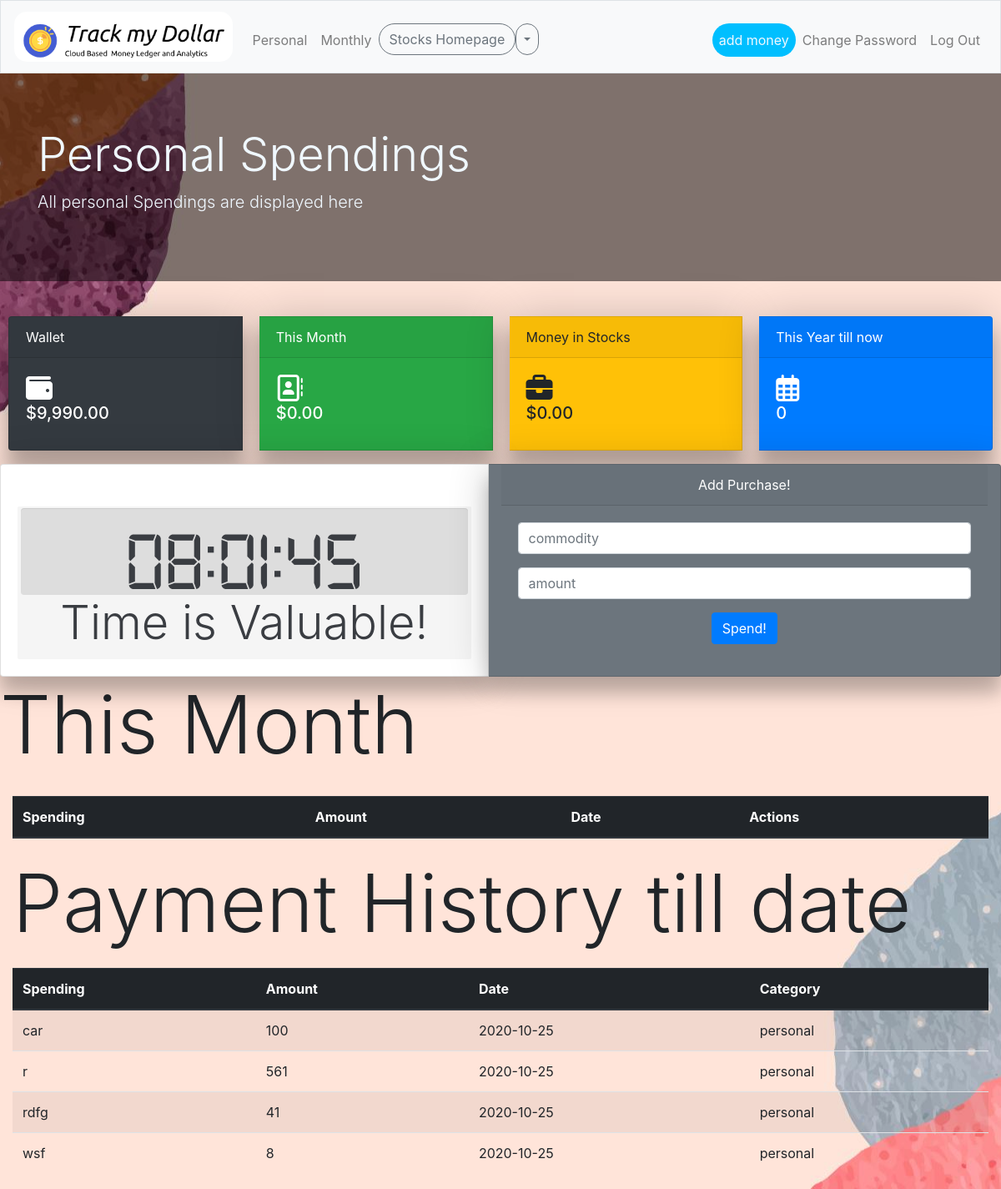
Screenshot of /personal (signed in) with the database file from the repository.
### tables this page shows
CREATE TABLE "paymenthistory" (
	"user_id"	INTEGER NOT NULL,
	"paymentpurpose"	VARCHAR(30),
	"amount"	INTEGER,
	"datestamp"	date NOT NULL DEFAULT CURRENT_DATE,
	"pay_id"	INTEGER NOT NULL,
	"category"	VARCHAR(30),
	"pid"	INTEGER,
	"eid"	INTEGER,
	PRIMARY KEY("pay_id" AUTOINCREMENT)
);

### app.py (the view, shortened to what this page needs)
@app.route("/personal", methods=["GET", "POST"])
@login_required
def personal():
    if request.method == "POST":
        commodity = request.form.get("commodity")
        amount = request.form.get("amount")
        try:
            amount = int(amount)
        except:
            return apology("enter a proper value")
        if not commodity:
            return apology("Missing  commodity!")
        elif not amount:
            return apology("Missing number of shares!")
        elif int(amount)<= 0:
            return apology("enter a proper value")
        else:
            rows = db.execute("SELECT cash FROM users WHERE id=:id",id=session["user_id"])
            cash = rows[0]["cash"]
            updated_cash = cash - amount
            if updated_cash <0:
                return apology("cant afford")
            category= "personal"
            db.execute("UPDATE users SET cash=:updated_cash WHERE id=:id",updated_cash=updated_cash,id=session["user_id"])
            db.execute("INSERT INTO personal (user_id,amount,commodity) VALUES (:user_id,:amount,:commodity)",user_id=session["user_id"],amount=amount,commodity=commodity)
            temp_pid=db.execute("SELECT pid FROM personal ORDER BY pid DESC LIMIT 1")
            temp_pid=temp_pid[0]["pid"]
            db.execute("INSERT INTO paymenthistory (user_id,amount,paymentpurpose,category,pid) VALUES (:user_id,:amount,:paymentpurpose,:category,:temp_pid)",user_id=session["user_id"],amount=amount,paymentpurpose=commodity,category=category,temp_pid=temp_pid)
            flash("Bought!!")
            return redirect("/personal")
    else:
            today = str(date.today())
            print(" PERSONAL TOODAY: ",today)
            today = today.split('-')
            print("SPLITEED",today)
            today_year = today[0]
            today_month= today[1]
            nottoday_month = int(today_month) - 1
            prows = db.execute("""SELECT pid,commodity,amount,time
            FROM personal
            WHERE user_id = :user_id AND  strftime('%m', time) = :today_month AND strftime('%Y', time) = :today_year
            ORDER BY pid;
            """,user_id=session['user_id'],today_month=str(today_month),today_year=str(today_year))
            pspendings = []
            grand_ptotal =0
            count = 1
            sums = db.execute("""SELECT sum(amount)
            FROM personal
            WHERE user_id = :user_id
            """,user_id=session['user_id'])
            total_spending=sums[0]['sum(amount)']
            cash = db.execute("SELECT cash FROM users WHERE id=:user_id",user_id=session["user_id"])
            cash = cash[0]["cash"]
            hprows = db.execute("""SELECT pay_id,paymentpurpose,amount,datestamp,category
            FROM paymenthistory
            WHERE user_id = :user_id AND category="personal"
            ORDER BY pay_id;
            """,user_id=session['user_id'])
            hpspendings = []
            hpgrand_ptotal =0
            for hprow in hprows:
                hpspendings.append({
                    "payid": hprow["pay_id"],
                    "paymentpurpose": hprow["paymentpurpose"],
                    "amount": hprow["amount"],
                    "datestamp": hprow["datestamp"],
                    "category": hprow["category"]
                })
                try:
                    hpgrand_ptotal = hpgrand_ptotal + hprow["amount"]
                except:
                    hpgrand_ptotal = 0
                    break
            srows = db.execute("""SELECT symbol,stock_name, SUM(shares) as totalShares
            FROM history
            WHERE user_id = :user_id
            GROUP BY stock_name
            HAVING totalShares >0;
            """,user_id=session['user_id'])
            holdings = []
            sgrand_stotal = 0
            try:
                stockmoney = int (sgrand_stotal)
            except:
                stockmoney = 0
            return render_template("personal.html",pspendings=pspendings, cash =usd(cash), grand_ptotal=usd(grand_ptotal),hpspendings=hpspendings,hpgrand_total = usd(hpgrand_ptotal),total_spending=usd(total_spending),stockmoney=usd(stockmoney))

### app.py (called while the page is built)
@app.after_request
def after_request(response):
    response.headers["Cache-Control"] = "no-cache, no-store, must-revalidate"
    response.headers["Expires"] = 0
    response.headers["Pragma"] = "no-cache"
    return response

### helpers.py (called while the page is built)
def login_required(f):
    @wraps(f)
    def decorated_function(*args, **kwargs):
        if session.get("user_id") is None:
            return redirect("/login")
        return f(*args, **kwargs)
    return decorated_function

def usd(value):
    try:
        value = int(value)
    except :
        return 0
    return f"${value:,.2f}"

### templates/personal.html (shortened to what this page needs)
{% extends "layout.html" %} {% block title %} Log In {% endblock %} {% block main %}
<div class="jumbotron jumbotron-fluid" style="background: rgba(0,0,0,0.5);color:aliceblue">
    <div class="container">
        <h1 class="display-4">Personal Spendings</h1>
        <p class="lead">All personal Spendings are displayed here</p>
    </div>
</div>
<div class="card-group">
    <div class="card text-white bg-dark mb-3" style="max-width: 18rem; margin: 10px;">
        <div class="card-header">Wallet</div>
        <div class="card-body">
            <i class="fas fa-wallet" style="font-size: xx-large;"></i>
            <span><h5 class="card-title">{{cash}}</h5></span>
        </div>
    </div>
    <div class="card text-white bg-success mb-3" style="max-width: 18rem; margin: 10px;">
        <div class="card-header">This Month</div>
        <div class="card-body">
            <i class="far fa-address-book" style="font-size: xx-large;"></i>
            <span><h5 class="card-title">{{grand_ptotal}}</h5></span>
        </div>
    </div>
    <div class="card  bg-warning mb-3" style="max-width: 18rem; margin: 10px;">
        <div class="card-header">Money in Stocks</div>
        <div class="card-body">
            <i class="fas fa-briefcase" style="font-size: xx-large;"></i>
            <span><h5 class="card-title">{{stockmoney}}</h5></span>
        </div>
    </div>
    <div class="card text-white bg-primary mb-3" style="max-width: 18rem; margin: 10px;">
        <div class="card-header">This Year till now</div>
        <div class="card-body">
            <i class="far fa-calendar-alt" style="font-size: xx-large;"></i>
            <span><h5 class="card-title">{{total_spending}}</h5></span>
        </div>
    </div>
</div>
<div class="card-group">
    <div class="card wrapper" style="max-width: 40rem; ">
        <div class="card-body">
            <div class="clock-wrap container">
                <div class="clock">
                    <div class="clock__time ">
                    </div>
                </div>
                <h4 class="display-4">Time is Valuable!</h1>
            </div>
        </div>
    </div>
    <div class="card text-white bg-secondary text-center container" style="max-width: 80vw">
        <div class="card-header">Add Purchase!</div>
        <div class="card-body container">
            <form action="/personal" method="post">
                <div class="form-group">
                    <input autocomplete="off" autofocus class="form-control" name="commodity" placeholder="commodity" type="text">
                </div>
                <div class="form-group">
                    <input class="form-control" name="amount" placeholder="amount" type="number">
                </div>
                <button class="btn btn-primary" type="pspend">Spend!</button>
            </form>
        </div>
    </div>
</div>
<h1 class="display-1">This Month</h1>
<main class="container-fluid">
    <table class="table table-striped table-hover ">
        <thead class="thead-dark">
            <tr>
                <th scope="col">Spending</th>
                <th scope="col">Amount</th>
                <th scope="col">Date</th>
                <th scope="col">Actions</th>
            </tr>
        </thead>
    </table>
    <h1 class="display-1 " style="border-style: none">Payment History till date</h1>
    <table class="table table-striped table-hover">
        <thead class="thead-dark">
            <tr>
                <th scope="col">Spending</th>
                <th scope="col">Amount</th>
                <th scope="col">Date</th>
                <th scope="col">Category</th>
            </tr>
        </thead>
        <tbody>
            {% for hpspending in hpspendings: %}
            <tr>
                <td>{{hpspending["paymentpurpose"]}}</td>
                <td>{{hpspending["amount"]}}</td>
                <td>{{hpspending["datestamp"]}}</td>
                <td>{{hpspending["category"]}}</td>
            </tr>
            {% endfor %}
        </tbody>
    </table>
</main>
{% endblock %}

### static/styles.css (style rules this page uses)
.card { box-shadow: 0 20px 20px rgba(0, 0, 0, 0.2), 0px 0px 50px rgba(0, 0, 0, 0.2); }
.table { margin-top: 20px; margin-bottom: 20px; }
body { background-image: url("/static/background.jpg"); background-repeat: no-repeat; background-position: center; }
main { overflow-x: auto; }
.clock-wrap { background-color: #F5F5F5; padding: 0.11rem 0.22rem; margin-top: 30px; display: inline-block; box-sizing: border-box; border-radius: 0.11rem; color: #3A3D42; text-align: center; }
.clock { text-align: center; box-shadow: 0px 0.055rem 0.055rem rgba(0, 0, 0, 0.08) inset; background-color: #DDD; border-radius: 4px; padding: 0.1rem 0.2rem; pointer-events: none; -webkit-user-select: none; -moz-user-select: none; user-select: none; }

### rows the page displays
paymenthistory: paymentpurpose "car", amount "100", datestamp "2020-10-25", category "personal"
paymenthistory: paymentpurpose "r", amount "561", datestamp "2020-10-25", category "personal"
paymenthistory: paymentpurpose "rdfg", amount "41", datestamp "2020-10-25", category "personal"
paymenthistory: paymentpurpose "wsf", amount "8", datestamp "2020-10-25", category "personal"

### other values shown
{{ cash }} "$9,990.00"
{{ grand_ptotal }} "$0.00"
{{ stockmoney }} "$0.00"
{{ total_spending }} "0"
